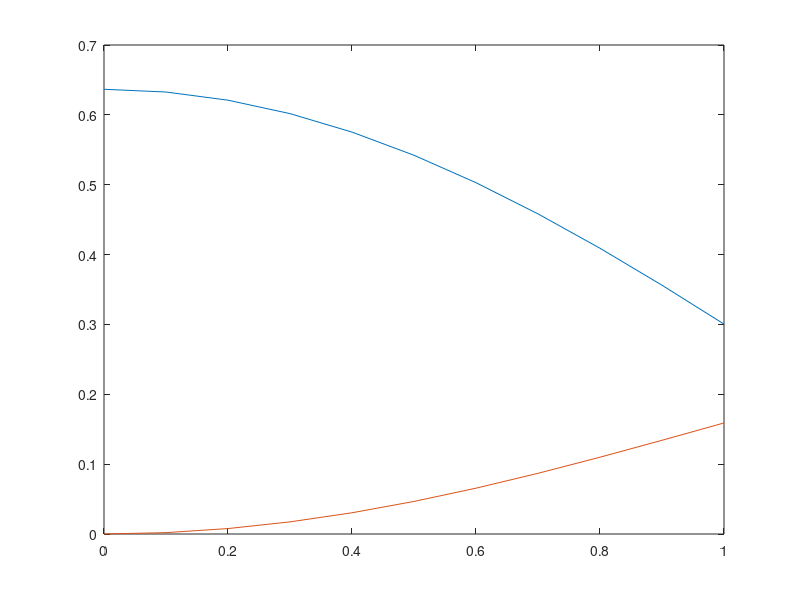
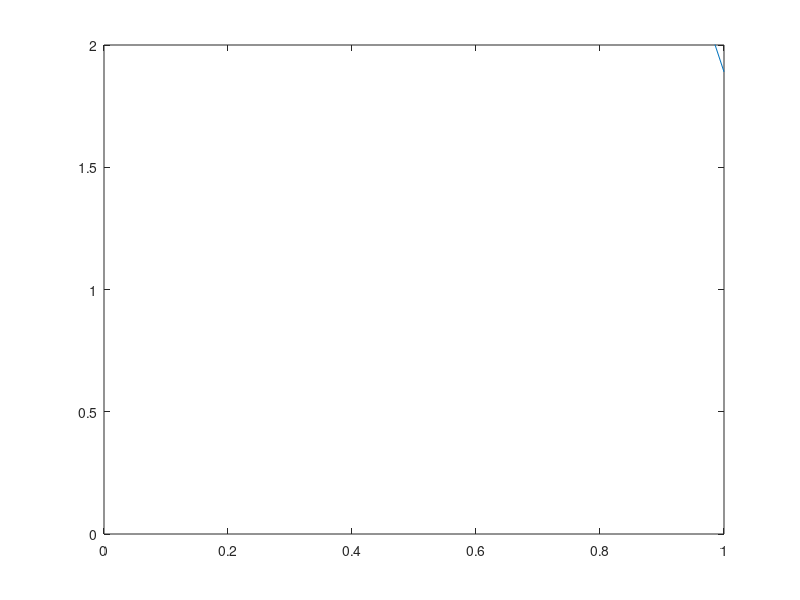

Write the MATLAB code that produced these figures, in order.
%%
m=1; % carrier
n=2; % fundamental
ma=0:0.1:1;
a1=2*m*besselj(0,ma*pi/2)/pi;
% figure();
plot(ma,a1)
hold on;
ma=0:0.1:1;
% a=2*besselj(0,1*ma*pi/2)/pi;
% figure();
a=abs(2*m*besselj(0,m*ma*pi/2).*besselj(n,m*ma*pi/2)*sin((m+n)*pi/2)/pi);
a=abs(2.*besselj(n,m*ma*pi/2)/(m*pi));
plot(ma,abs(a))
hold on;
%%

figure();
plot(ma,abs(a1./a))
ylim([0 2])
% xlim([0 1])